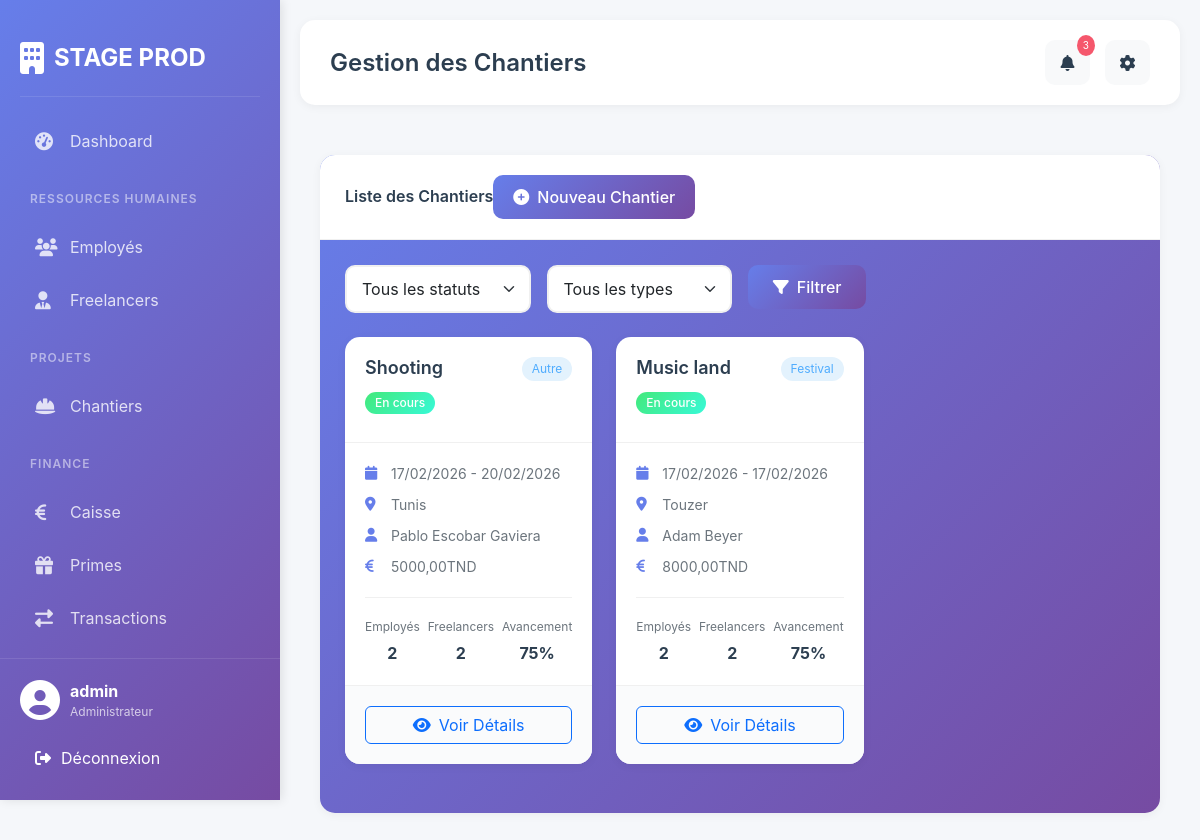
The app's page /chantiers/ (signed in) with its own data.
### gestion/models.py (models this page shows, shortened)
class Chantier(models.Model):
    STATUT_CHOICES = [
        ('EN_COURS', 'En cours'),
        ('TERMINE', 'Terminé'),
        ('ANNULE', 'Annulé'),
        ('PREVU', 'Prévu'),
    ]
    TYPE_CHANTIER_CHOICES = [
        ('CONGRES', 'Congrès'),
        ('FESTIVAL', 'Festival'),
        ('AUTRE', 'Autre'),
    ]
    nom = models.CharField(max_length=200)
    type_chantier = models.CharField(max_length=20, choices=TYPE_CHANTIER_CHOICES)
    description = models.TextField()
    date_debut = models.DateField()
    date_fin = models.DateField()
    lieu = models.CharField(max_length=200)
    client_nom = models.CharField(max_length=200)
    client_telephone = models.CharField(max_length=20)
    client_email = models.EmailField()
    montant_total = models.DecimalField(max_digits=12, decimal_places=2, default=0)
    statut = models.CharField(max_length=20, choices=STATUT_CHOICES, default='PREVU')
    employes = models.ManyToManyField(Employe, through='AffectationChantier')
    freelancers = models.ManyToManyField(Freelancer, through='AffectationFreelancer')
    notes = models.TextField(blank=True)

### gestion/views.py (the view)
# urls.py: path('chantiers/', views.liste_chantiers, name='liste_chantiers'),
@login_required
def liste_chantiers(request):
    chantiers = Chantier.objects.all()
    statut_filter = request.GET.get('statut')
    type_filter = request.GET.get('type')
    if statut_filter:
        chantiers = chantiers.filter(statut=statut_filter)
    if type_filter:
        chantiers = chantiers.filter(type_chantier=type_filter)
    context = {
        'chantiers': chantiers,
        'statuts': Chantier.STATUT_CHOICES,
        'types': Chantier.TYPE_CHANTIER_CHOICES,
    }
    return render(request, 'chantiers/liste_chantiers.html', context)

### templates/chantiers/liste_chantiers.html (shortened to what this page needs)
{% extends 'base.html' %}
{% block page_title %}Gestion des Chantiers{% endblock %}
{% block content %}
<div class="card" style="background: linear-gradient(135deg, #667eea 0%, #764ba2 100%);">
    <div class="card-header">
        <div class="d-flex justify-content-between align-items-center">
            <h5 class="mb-0">Liste des Chantiers</h5>
            <a href="{% url 'ajouter_chantier' %}" class="btn btn-primary">
                <i class="fas fa-plus-circle me-2"></i>Nouveau Chantier
            </a>
        </div>
    </div>
    <div class="card-body">
        <div class="filters mb-4">
            <form method="get" class="row g-3">
                <div class="col-md-3">
                    <select name="statut" class="form-select">
                        <option value="">Tous les statuts</option>
                    </select>
                </div>
                <div class="col-md-3">
                    <select name="type" class="form-select">
                        <option value="">Tous les types</option>
                    </select>
                </div>
                <div class="col-md-2">
                    <button type="submit" class="btn btn-primary w-100">
                        <i class="fas fa-filter me-2"></i>Filtrer
                    </button>
                </div>
            </form>
        </div>
        <div class="row">
            {% for chantier in chantiers %}
            <div class="col-md-6 col-lg-4 mb-4">
                <div class="project-card">
                    <div class="project-header">
                        <div class="d-flex justify-content-between align-items-start">
                            <div>
                                <h5 class="project-title">{{ chantier.nom }}</h5>
                                <span class="badge {% if chantier.statut == 'EN_COURS' %}bg-success{% elif chantier.statut == 'TERMINE' %}bg-secondary{% elif chantier.statut == 'ANNULE' %}bg-danger{% else %}bg-warning{% endif %} mb-2">
                                    {{ chantier.get_statut_display }}
                                </span>
                            </div>
                            <span class="project-type">{{ chantier.get_type_chantier_display }}</span>
                        </div>
                    </div>
                    <div class="project-body">
                        <div class="project-info">
                            <div class="info-item">
                                <i class="fas fa-calendar"></i>
                                <span>{{ chantier.date_debut|date:"d/m/Y" }} - {{ chantier.date_fin|date:"d/m/Y" }}</span>
                            </div>
                            <div class="info-item">
                                <i class="fas fa-map-marker-alt"></i>
                                <span>{{ chantier.lieu|truncatechars:30 }}</span>
                            </div>
                            <div class="info-item">
                                <i class="fas fa-user"></i>
                                <span>{{ chantier.client_nom }}</span>
                            </div>
                            <div class="info-item">
                                <i class="fas fa-euro-sign"></i>
                                <span>{{ chantier.montant_total|floatformat:2 }}TND</span>
                            </div>
                        </div>
                        <div class="project-stats">
                            <div class="stat">
                                <div class="stat-label">Employés</div>
                                <div class="stat-value">{{ chantier.employes.count }}</div>
                            </div>
                            <div class="stat">
                                <div class="stat-label">Freelancers</div>
                                <div class="stat-value">{{ chantier.freelancers.count }}</div>
                            </div>
                            <div class="stat">
                                <div class="stat-label">Avancement</div>
                                <div class="stat-value">75%</div>
                            </div>
                        </div>
                    </div>
                    <div class="project-footer">
                        <a href="{% url 'detail_chantier' chantier.pk %}" class="btn btn-outline-primary w-100">
                            <i class="fas fa-eye me-2"></i>Voir Détails
                        </a>
                    </div>
                </div>
            </div>
            {% endfor %}
        </div>
    </div>
</div>
{% endblock %}

### templates/base.html (shortened to what this page needs)
<!doctype html>
<html lang="fr">
  <head>
    <link
      href="https://cdn.jsdelivr.net/npm/bootstrap@5.3.0/dist/css/bootstrap.min.css"
      rel="stylesheet"
    />
    <link
      rel="stylesheet"
      href="https://cdnjs.cloudflare.com/ajax/libs/font-awesome/6.4.0/css/all.min.css"
    />
    {% load static %}
    <link rel="stylesheet" href="{% static 'css/style.css' %}" />
  </head>
  <body>
    <div class="sidebar">
      <div class="sidebar-brand">
        <i class="fas fa-building"></i>
        <span>STAGE PROD</span>
      </div>
      <div class="sidebar-menu">
        <div
          class="menu-item {% if request.resolver_match.url_name == 'dashboard' %}active{% endif %}"
        >
          <a href="{% url 'dashboard' %}">
            <i class="fas fa-tachometer-alt"></i>
            <span>Dashboard</span>
          </a>
        </div>
        <div class="menu-divider">Ressources Humaines</div>
        <div class="menu-item">
          <a href="{% url 'liste_employes' %}">
            <i class="fas fa-users"></i>
            <span>Employés</span>
          </a>
        </div>
        <div class="menu-item">
          <a href="{% url 'liste_freelancers' %}">
            <i class="fas fa-user-tie"></i>
            <span>Freelancers</span>
          </a>
        </div>
        <div class="menu-divider">Projets</div>
        <div class="menu-item">
          <a href="{% url 'liste_chantiers' %}">
            <i class="fas fa-hard-hat"></i>
            <span>Chantiers</span>
          </a>
        </div>
        <div class="menu-divider">Finance</div>
        <div class="menu-item">
          <a href="{% url 'finance_dashboard' %}">
            <i class="fas fa-euro-sign"></i>
            <span>Caisse</span>
          </a>
        </div>
        <div class="menu-item">
          <a href="{% url 'liste_primes' %}">
            <i class="fas fa-gift"></i>
            <span>Primes</span>
          </a>
        </div>
        <div class="menu-item">
          <a href="{% url 'liste_transactions' %}">
            <i class="fas fa-exchange-alt"></i>
            <span>Transactions</span>
          </a>
        </div>
      </div>
      <div class="sidebar-footer">
        <div class="user-info">
          <i class="fas fa-user-circle"></i>
          <div>
            <strong>{{ user.username }}</strong>
            <small>Administrateur</small>
          </div>
        </div>
        <form method="post" action="{% url 'logout' %}" style="display: inline">
          <button
            type="submit"
            class="logout-btn"
            style="
              border: none;
              background: none;
              width: 100%;
              text-align: left;
            "
          >
            <i class="fas fa-sign-out-alt"></i>
            Déconnexion
          </button>
        </form>
      </div>
    </div>
    <div class="main-content">
      <div class="top-header">
        <div class="header-title">
          {% block page_title %}Dashboard{% endblock %}
        </div>
        <div class="header-actions">
          <button class="btn btn-light position-relative">
            <i class="fas fa-bell"></i>
            <span class="notification-badge">3</span>
          </button>
          <button class="btn btn-light">
            <i class="fas fa-cog"></i>
          </button>
        </div>
      </div>
      <div class="content">{% block content %}{% endblock %}</div>
    </div>
  </body>
</html>

### records on screen
Chantier: nom "Shooting", statut "En cours", type_chantier "Autre", date_debut "17/02/2026", date_fin "20/02/2026", lieu "Tunis", client_nom "Pablo Escobar Gaviera", montant_total "5000,00", employes.count "2", freelancers.count "2"
Chantier: nom "Music land", statut "En cours", type_chantier "Festival", date_debut "17/02/2026", date_fin "17/02/2026", lieu "Touzer", client_nom "Adam Beyer", montant_total "8000,00", employes.count "2", freelancers.count "2"

### other values on screen
{{ user.username }} "admin"
